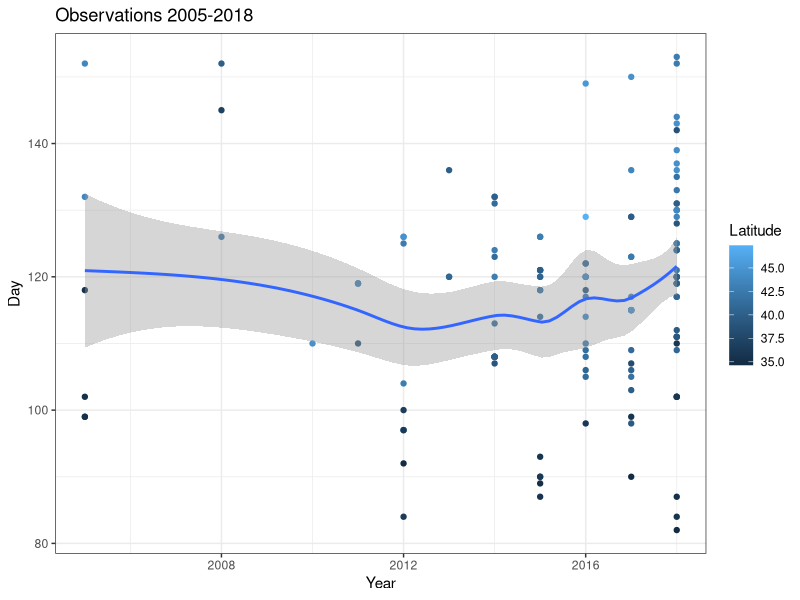
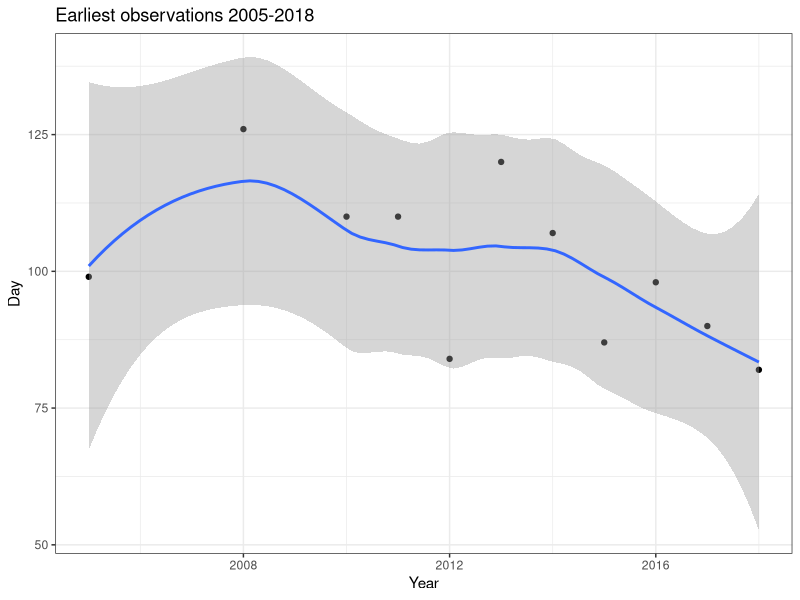
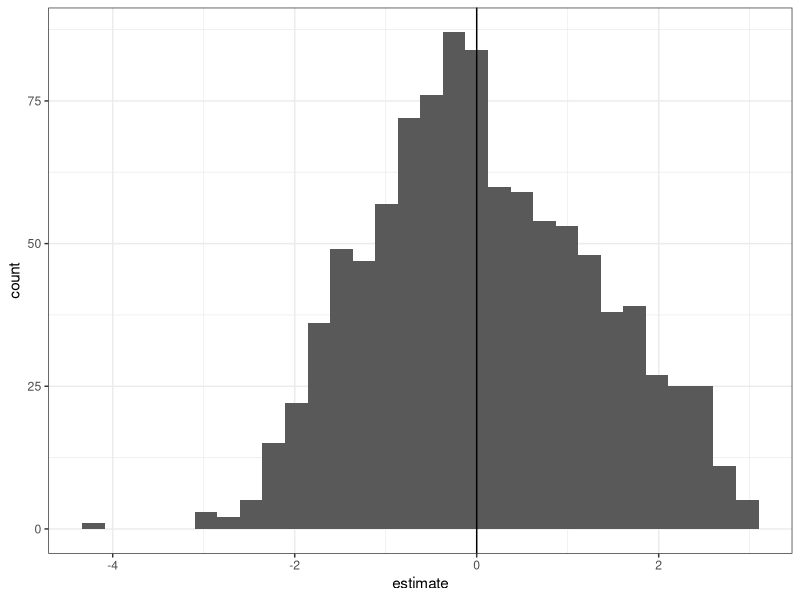
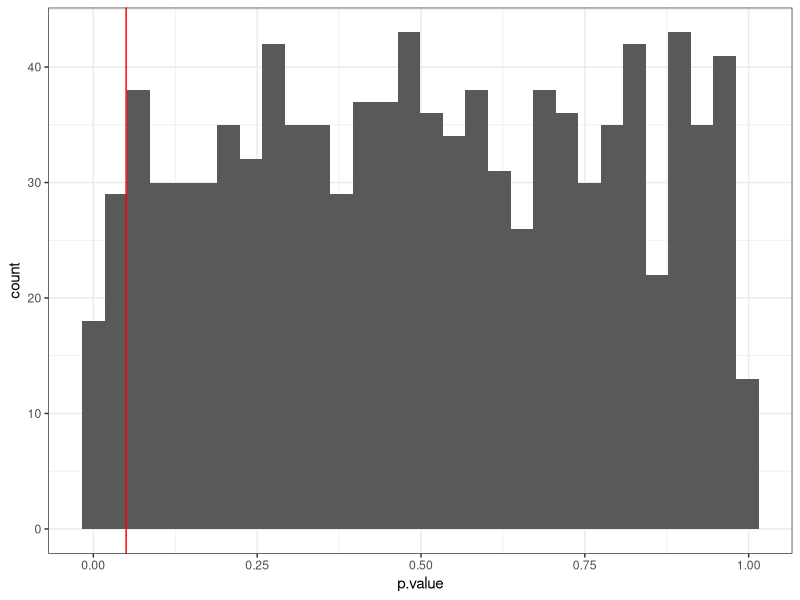
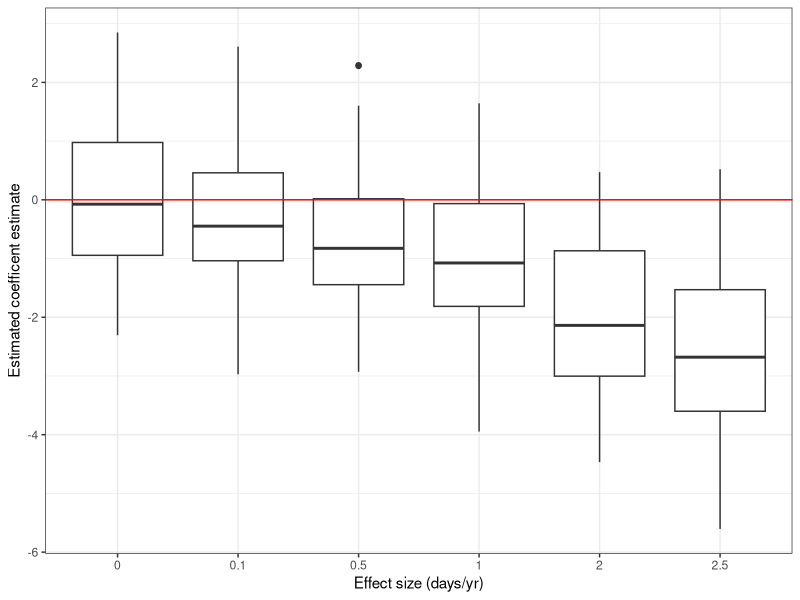

Source code (R) for these figures, in order:
# Testing bootstrap sampling to deal with unequal sampling across years
# Jeff Oliver
# jcoliver@email.arizona.edu
# 2019-05-06

rm(list = ls())

################################################################################
library(tidyverse)
library(lubridate)
library(gridExtra)

# Read in iNaturalist observations
# West Virginia White
wvw <- read.csv(file = "data/observations-52593.csv")

wvw$observed_on <- as.Date(wvw$observed_on)

# Extract year and day of year
wvw$year <- year(wvw$observed_on)
wvw$yday <- as.POSIXlt(wvw$observed_on)$yday

# Remove observations for 2019 and before 2005
wvw.2005.2018 <- wvw[wvw$year >= 2005 & wvw$year < 2019, ]

# Plot observations for each year separately
obs.plot <- ggplot(data = wvw.2005.2018, mapping = aes(x = year, y = yday, color = latitude)) +
  geom_point() +
  geom_smooth() +
  xlab(label = "Year") +
  ylab(label = "Day") +
  ggtitle("Observations 2005-2018") +
  scale_color_continuous(name = "Latitude") +
  theme_bw()
print(obs.plot)

# Plot _only_ minimums
wvw.mins <- wvw.2005.2018 %>%
  group_by(year) %>%
  summarise(early = min(yday, na.rm = TRUE),
            n.obs = n())

min.plot <- ggplot(data = wvw.mins, mapping = aes(x = year, y = early)) +
  geom_point() +
  geom_smooth()  +
  xlab(label = "Year") +
  ylab(label = "Day") +
  ggtitle("Earliest observations 2005-2018") + 
  theme_bw()
print(min.plot)

########################################
# Look at bootstrapping for earliest date
# General idea:
# Interest in butterfly watching has increased with time, so if we observe 
# earlier emergence dates through time, it could be due to climate change, but 
# it could also just be a sampling artifact.
# Measure the potential for this artifact by testing for a earlier emergence 
# time when bootstrapping from the most recent year's data to re-create the 
# sampling efforts for each previous year
# Process: Create vector of observations from most recent year, `sample.from`, 
# this will be the distribution to sample from. For each year that is included, 
# draw some number of samples, `sample.size`, from `sample.from`. For each year,
# extract the minimum value and run linear regression one earliest ~ year to 
# test for an effect. Plot the coefficient estimate and p-value densities

minimum.required <- 5
sample.size <- 5
bootstrap.reps <- 1000
sample.from <- wvw.2005.2018$yday[wvw.2005.2018$year == 2018]
include.years <- wvw.mins$year[wvw.mins$n.obs >= minimum.required]
wvw.for.bs <- wvw.2005.2018[wvw.2005.2018$year %in% include.years, ]

# Replicate process of sampling and linear regression
bs.results <- data.frame(replicate = 1:bootstrap.reps,
                         estimate = NA,
                         p.value = NA)
for (r in 1:bootstrap.reps) {
  # Data fram will hold bootstrapped data
  bootstrapped.df <- data.frame(year = rep(include.years, times = sample.size),
                                yday = NA)
  # Fill in data frame with bootstrapped date for each year
  for (yr in include.years) {
    bootstrapped.df$yday[bootstrapped.df$year == yr] <- sample(x = sample.from,
                                                               size = sample.size,
                                                               replace = FALSE)
  }
  
  # bs.plot <- ggplot(data = bootstrapped.df, mapping = aes(x = year, y = yday)) +
  #   geom_point() +
  #   geom_smooth() +
  #   xlab(label = "Year") +
  #   ylab(label = "Day") +
  #   ggtitle("Bootstrapped samples") +
  #   theme_bw()
  # print(bs.plot)
  
  bs.mins <- bootstrapped.df %>%
    group_by(year) %>%
    summarise(early = min(yday))
  
  bs.lm <- lm(early ~ year, data = bs.mins)
  bs.results$estimate[r] <- summary(bs.lm)$coefficients[2, 1]
  bs.results$p.value[r] <- summary(bs.lm)$coefficients[2, 4]
}

# Plot results of bootstrapping
# Coefficient estimates
estimate.plot <- ggplot(data = bs.results, mapping = aes(x = estimate)) +
  geom_histogram() +
  geom_vline(xintercept = 0) +
  theme_bw()
print(estimate.plot)

# P-values
p.value.plot <- ggplot(data = bs.results, mapping = aes(x = p.value)) +
  geom_histogram() +
  geom_vline(xintercept = 0.05, color = "#FF0000") +
  theme_bw()
print(p.value.plot)

########################################
# Now need to do reciprocal test, where there **is** an effect of time on 
# earliest emergence date. Want to test a few effect sizes; i.e. a shift of 
# 0.1, 0.25, 0.5, 1 days earlier per year. Include a shift of 0 to make the 
# control abstract. Then use boxplots to summarize coefficient estimate 
# distributions at different effect sizes

# Effect size in change of # days per year
effect.sizes <- c(0, 0.1, 0.5, 1, 2, 2.5)
bootstrap.reps <- 100
sample.size <- 5
bs.effect.results <- data.frame(effect.size = rep(effect.sizes, 
                                                  times = bootstrap.reps),
                                replicate = NA,
                                estimate = NA)
for (effect.size in effect.sizes) {
  # Replicate process of sampling and linear regression
  bs.results <- data.frame(replicate = 1:bootstrap.reps,
                           estimate = NA)
  for (r in 1:bootstrap.reps) {
    # Data fram will hold bootstrapped data
    bootstrapped.df <- data.frame(year = rep(include.years, times = sample.size),
                                  yday = NA)
    # Fill in data frame with bootstrapped date for each year
    for (yr in include.years) {
      bootstrapped.df$yday[bootstrapped.df$year == yr] <- sample(x = sample.from,
                                                                 size = sample.size,
                                                                 replace = FALSE)
      # Now change yday by the effect size
      year.diff <- max(include.years) - yr
      bootstrapped.df$yday[bootstrapped.df$year == yr] <- 
        bootstrapped.df$yday[bootstrapped.df$year == yr] + effect.size * year.diff
    }
    
    bs.mins <- bootstrapped.df %>%
      group_by(year) %>%
      summarise(early = min(yday))
    
    bs.lm <- lm(early ~ year, data = bs.mins)
    bs.results$estimate[r] <- summary(bs.lm)$coefficients[2, 1]
  }
  bs.effect.results[bs.effect.results$effect.size == effect.size, c("replicate", "estimate")] <-
    bs.results
}

effect.size.plot <- ggplot(data = bs.effect.results, mapping = aes(x = as.factor(effect.size), y = estimate)) +
  geom_boxplot() +
  geom_hline(yintercept = 0, color = "red") + 
  xlab(label = "Effect size (days/yr)") +
  ylab(label = "Estimated coefficent estimate") +
  theme_bw()
print(effect.size.plot)
